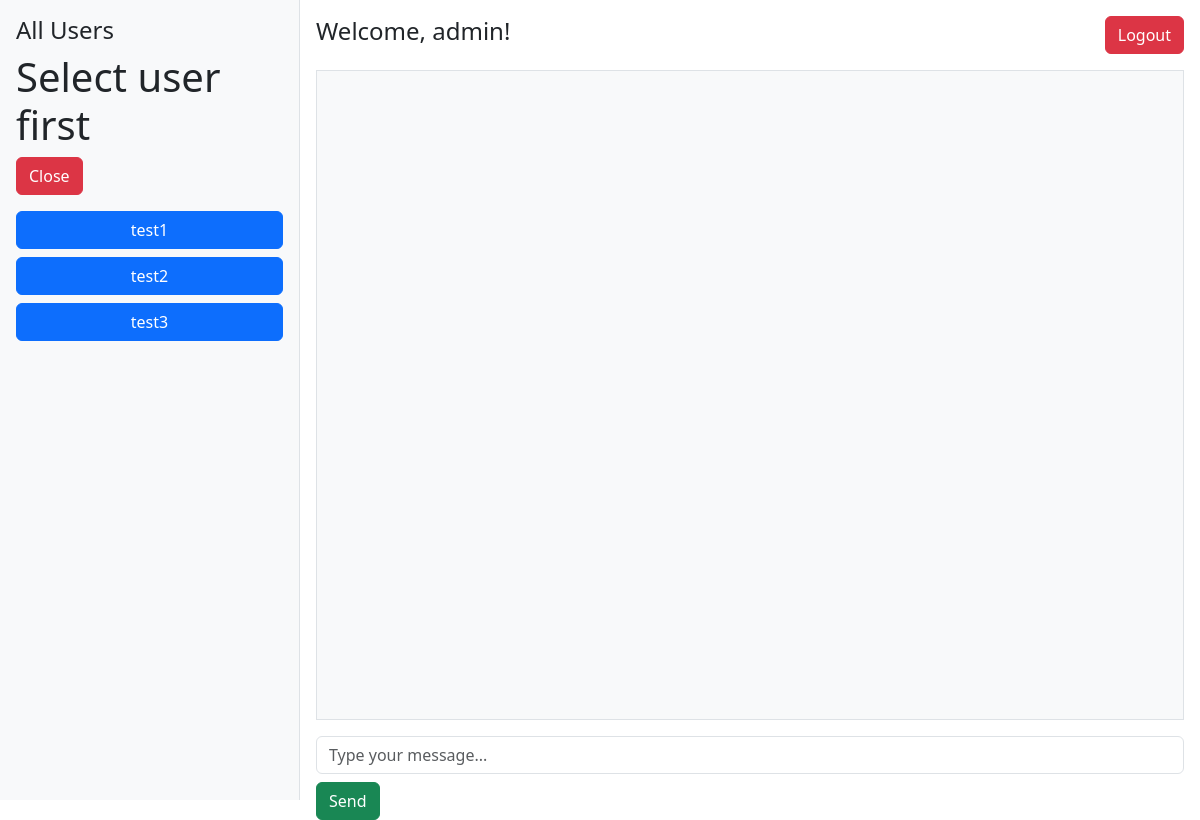
The app's page /home (signed in), older data.
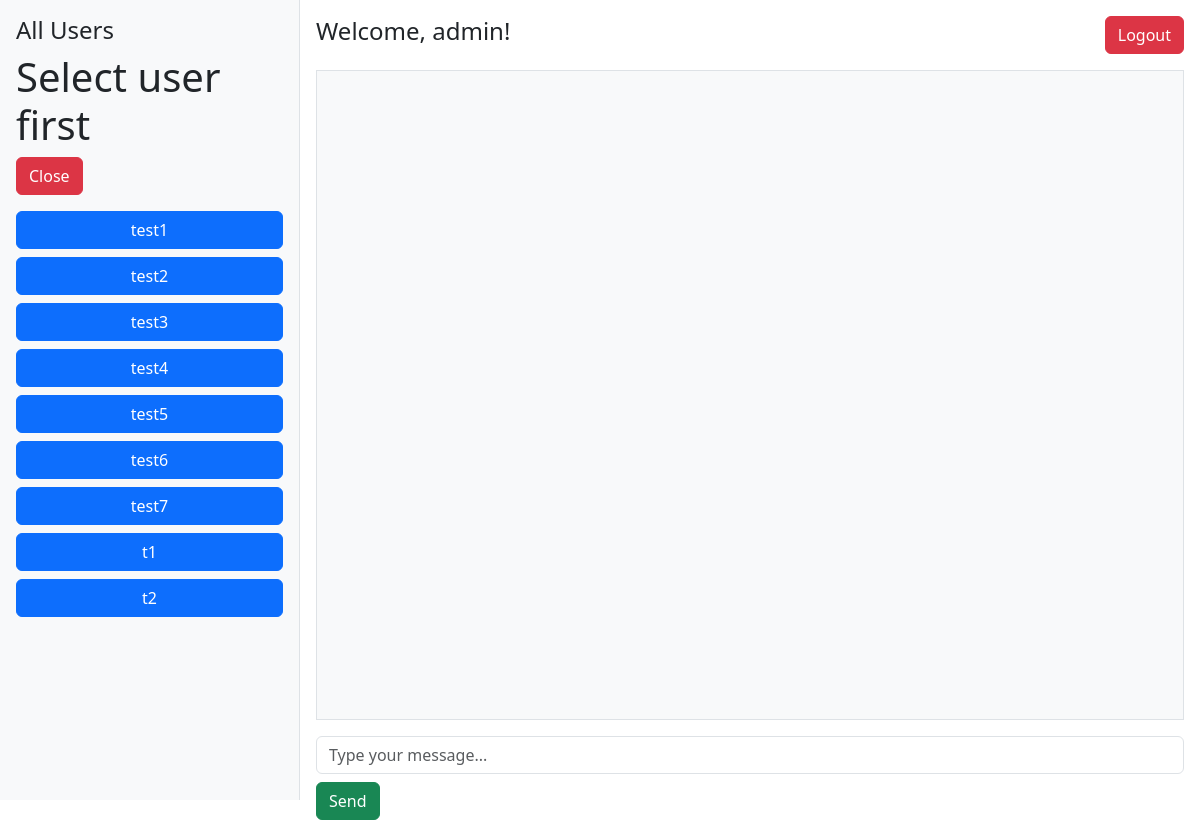
The same page, newer data.
### chatapp/models.py (models this page shows, shortened)
class Users(models.Model):
    email = models.CharField(max_length=120)
    name = models.CharField(max_length=120)
    password = models.CharField(max_length=120)

### chatapp/views.py (the view)
# urls.py: 2. Add a URL to urlpatterns:  path('', views.home, name='home')
def home(request):
    current_name = request.session.get('currentName')
    if not current_name:
        messages.error(request, 'You need to log in first.')
        return redirect('')
    all_users = Users.objects.all()
    return render(request, 'index.html', {"all_users": all_users, "currentName": current_name})

### templates/index.html (shortened to what this page needs)
<!DOCTYPE html>
<html lang="en">
  <head>
    <link
      href="https://cdn.jsdelivr.net/npm/bootstrap@5.3.3/dist/css/bootstrap.min.css"
      rel="stylesheet"
    />
  </head>
  <body>
    <div class="container-fluid">
      <div class="row">
        <div class="leftMenu col-3 sidebar" id="usersPanel">
          <h4>All Users</h4>
          <h1>Select user first</h1>
          <button id="collapse-btn" class="btn btn-danger ml-4 mb-3">
            Close
          </button>
          <ul class="list-unstyled">
            {% for user in all_users %}
            <li class="mb-2">
              <button
                class="btn btn-primary user-btn w-100"
                data-user="{{ user.name }}"
              >
                {{ user.name }}
              </button>
            </li>
            {% endfor %}
          </ul>
        </div>
        {% if currentName != 'Guest' %}
        <div class="col-9 chat-interface">
          <div class="d-flex justify-content-between align-items-center">
            <h4>Welcome, {{ currentName }}!</h4>
            <button
              class="btn btn-danger"
              onclick="window.location.href='/';"
            >
              Logout
            </button>
          </div>
          <div class="chat-window mt-3" id="chatMessages"></div>
          <div class="mt-3">
            <input
              type="text"
              id="chatInput"
              class="form-control"
              placeholder="Type your message..."
            />
            <button class="btn btn-success mt-2" id="sendMessage">Send</button>
          </div>
        </div>
        {% else %}
        <script>
          window.location.href = "{% url '' %}";
        </script>
        {% endif %}
      </div>
    </div>
  </body>
</html>

### templates/index.html (style rules this page uses)
.sidebar { background-color: #f8f9fa; height: 100vh; overflow-y: auto; border-right: 1px solid #dee2e6; padding: 1rem; }
.chat-interface { height: 100vh; padding: 1rem; }
.chat-window { height: calc(100vh - 150px); overflow-y: auto; background-color: #f8f9fa; border: 1px solid #dee2e6; padding: 1rem; }

Row changes from the older to the newer data that the page shows:
added Users: name "test4"
added Users: name "test5"
added Users: name "test6"
added Users: name "test7"
added Users: name "t1"
added Users: name "t2"
